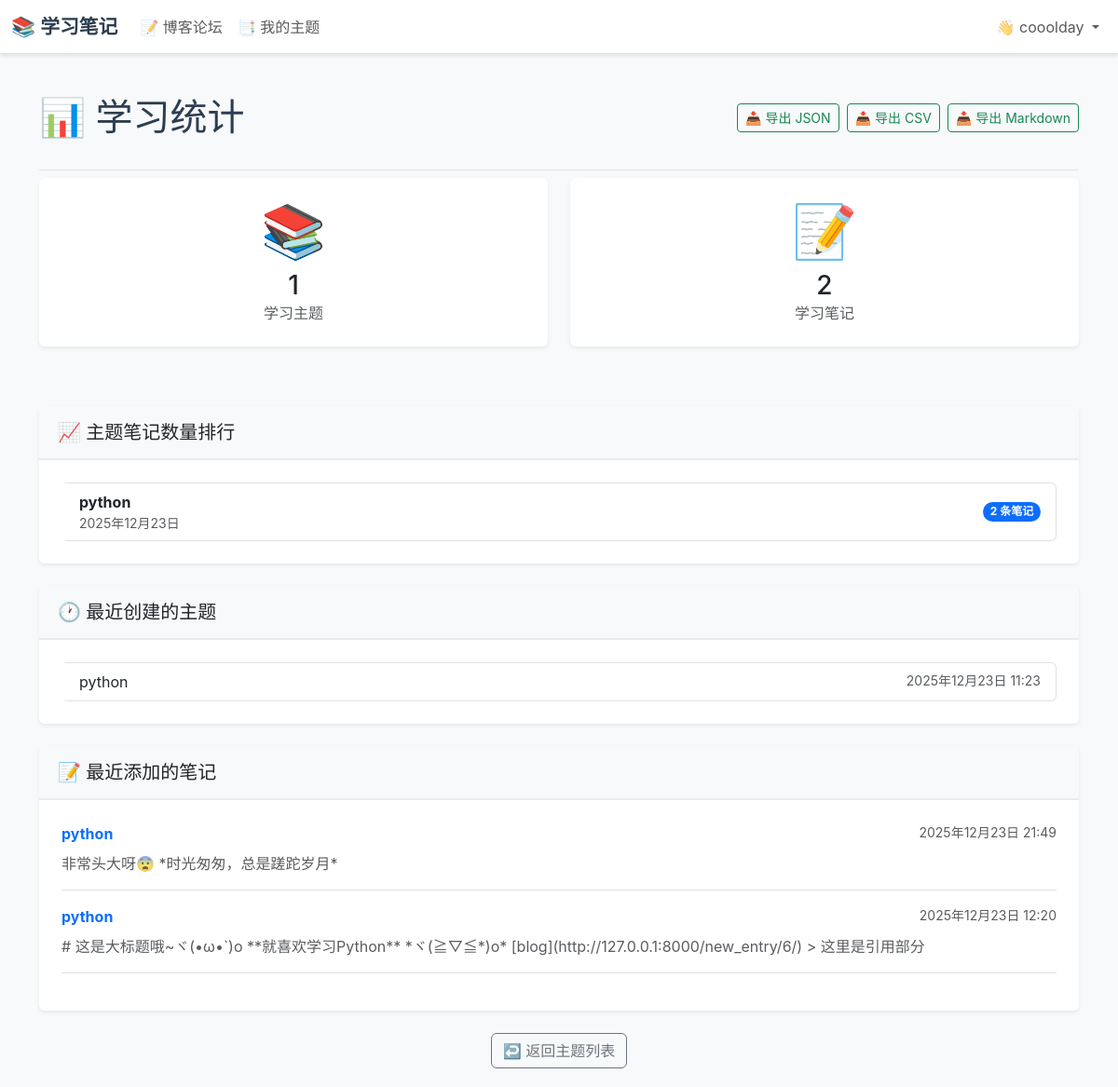
Screenshot of /statistics/ (signed in) with the database file from the repository.
### learning_logs/models.py (models this page shows, shortened)
class Topic(models.Model):
    COLOR_CHOICES = [
        ('primary', '蓝色'),
        ('success', '绿色'),
        ('warning', '黄色'),
        ('danger', '红色'),
        ('info', '青色'),
        ('secondary', '灰色'),
        ('dark', '深色'),
    ]
    text = models.CharField(
        max_length=200,
        verbose_name='主题名称',
        help_text='请输入学习主题的名称（最多200个字符）'
    )
    date_added = models.DateTimeField(
        auto_now_add=True,
        verbose_name='创建时间',
        help_text='主题创建的时间'
    )
    owner = models.ForeignKey(
        User,
        on_delete=models.CASCADE,
        verbose_name='所有者',
        help_text='拥有此主题的用户'
    )
    color = models.CharField(
        max_length=20,
        choices=COLOR_CHOICES,
        default='primary',
        verbose_name='主题颜色',
        help_text='选择主题的显示颜色'
    )
    icon = models.CharField(
        max_length=50,
        default='📌',
        verbose_name='主题图标',
        help_text='为主题选择一个图标（emoji）'
    )
    cover_image_url = models.URLField(
        max_length=300,
        blank=True,
        verbose_name='主题封面图片链接',
        help_text='可选，粘贴一张图片的网络地址作为封面（例如来自图床或 Unsplash）'
    )
    class Meta:
        verbose_name = '主题'
        verbose_name_plural = '主题'
        ordering = ['-date_added']
        indexes = [
            models.Index(fields=['owner', '-date_added'], name='topic_owner_date_idx'),
            models.Index(fields=['text'], name='topic_text_idx'),
        ]

class Entry(models.Model):
    topic = models.ForeignKey(
        Topic,
        on_delete=models.CASCADE,
        verbose_name='所属主题',
        help_text='此笔记所属的学习主题'
    )
    text = models.TextField(
        verbose_name='笔记内容',
        help_text='记录你在这个主题上学到的知识（支持 Markdown 格式）'
    )
    date_added = models.DateTimeField(
        auto_now_add=True,
        verbose_name='创建时间',
        help_text='笔记创建的时间'
    )
    tags = models.CharField(
        max_length=200,
        blank=True,
        verbose_name='标签',
        help_text='用逗号分隔的标签（例如：重要,总结,问题）'
    )
    is_markdown = models.BooleanField(
        default=True,
        verbose_name='使用 Markdown',
        help_text='是否使用 Markdown 格式渲染'
    )
    is_public = models.BooleanField(
        default=False,
        verbose_name='公开/私密',
        help_text='选择"公开"后，此笔记将发布到博客论坛，所有人可以查看和评论；选择"私密"则仅自己可见'
    )
    comments = GenericRelation(
        'blogs.Comment',
        related_query_name='entry',
        verbose_name='评论',
    )
    class Meta:
        verbose_name = '笔记'
        verbose_name_plural = '笔记'
        ordering = ['-date_added']
        indexes = [
            models.Index(fields=['topic', '-date_added'], name='entry_topic_date_idx'),
        ]

### learning_logs/views.py (the view)
# urls.py: path('statistics/', views.statistics, name='statistics'),
@login_required
def statistics(request):
    from django.core.cache import cache
    from django.conf import settings
    cache_key = f'user_stats_{request.user.id}'
    cached_data = cache.get(cache_key)
    if cached_data and not settings.DEBUG:  # 开发环境不使用缓存以便调试
        return render(request, 'learning_logs/statistics.html', cached_data)
    try:
        topics_count = Topic.objects.filter(owner=request.user).count()
        entries_count = Entry.objects.filter(topic__owner=request.user).count()
        recent_topics = Topic.objects.filter(owner=request.user).select_related('owner').order_by('-date_added')[:5]
        recent_entries = Entry.objects.filter(
            topic__owner=request.user
        ).select_related('topic', 'topic__owner').order_by('-date_added')[:10]
        topic_stats = Topic.objects.filter(owner=request.user).select_related('owner').annotate(
            entry_count=Count('entry')
        ).order_by('-entry_count')[:10]
        context = {
            'topics_count': topics_count,
            'entries_count': entries_count,
            'recent_topics': recent_topics,
            'recent_entries': recent_entries,
            'topic_stats': topic_stats,
        }
        if not settings.DEBUG:
            cache.set(cache_key, context, 300)
        return render(request, 'learning_logs/statistics.html', context)
    except Exception as e:
        messages.error(request, f'❌ 加载统计数据时出错：{str(e)}')
        return redirect('learning_logs:topics')

### learning_logs/templates/learning_logs/statistics.html
{% extends 'learning_logs/base.html' %}
{% block page_header %}
  <div class="d-flex justify-content-between align-items-center mb-4">
    <h1 class="mb-0" style="color: #2c3e50;">
      📊 学习统计
    </h1>
    <div class="d-flex gap-2">
      <a href="{% url 'learning_logs:export_data' 'json' %}"
         class="btn btn-outline-success btn-sm">
        📥 导出 JSON
      </a>
      <a href="{% url 'learning_logs:export_data' 'csv' %}"
         class="btn btn-outline-success btn-sm">
        📥 导出 CSV
      </a>
      <a href="{% url 'learning_logs:export_data' 'markdown' %}"
         class="btn btn-outline-success btn-sm">
        📥 导出 Markdown
      </a>
    </div>
  </div>
{% endblock page_header %}
{% block content %}
  <div class="row mb-4">
    <div class="col-md-6 mb-3">
      <div class="card shadow-sm border-0">
        <div class="card-body text-center">
          <h2 class="display-4 mb-2">📚</h2>
          <h3 class="mb-0">{{ topics_count }}</h3>
          <p class="text-muted mb-0">学习主题</p>
        </div>
      </div>
    </div>
    <div class="col-md-6 mb-3">
      <div class="card shadow-sm border-0">
        <div class="card-body text-center">
          <h2 class="display-4 mb-2">📝</h2>
          <h3 class="mb-0">{{ entries_count }}</h3>
          <p class="text-muted mb-0">学习笔记</p>
        </div>
      </div>
    </div>
  </div>
  {% if topic_stats %}
    <div class="card shadow-sm border-0 mb-4">
      <div class="card-header bg-light">
        <h5 class="mb-0">📈 主题笔记数量排行</h5>
      </div>
      <div class="card-body">
        <div class="list-group">
          {% for topic_stat in topic_stats %}
            <div class="list-group-item d-flex justify-content-between align-items-center">
              <div>
                <strong>{{ topic_stat.text }}</strong>
                <small class="text-muted d-block">{{ topic_stat.date_added|date:'Y年m月d日' }}</small>
              </div>
              <span class="badge bg-primary rounded-pill">{{ topic_stat.entry_count }} 条笔记</span>
            </div>
          {% endfor %}
        </div>
      </div>
    </div>
  {% endif %}
  {% if recent_topics %}
    <div class="card shadow-sm border-0 mb-4">
      <div class="card-header bg-light">
        <h5 class="mb-0">🕐 最近创建的主题</h5>
      </div>
      <div class="card-body">
        <div class="list-group">
          {% for topic in recent_topics %}
            <a href="{% url 'learning_logs:topic' topic.id %}"
               class="list-group-item list-group-item-action">
              <div class="d-flex justify-content-between">
                <span>{{ topic.text }}</span>
                <small class="text-muted">{{ topic.date_added|date:'Y年m月d日 H:i' }}</small>
              </div>
            </a>
          {% endfor %}
        </div>
      </div>
    </div>
  {% endif %}
  {% if recent_entries %}
    <div class="card shadow-sm border-0 mb-4">
      <div class="card-header bg-light">
        <h5 class="mb-0">📝 最近添加的笔记</h5>
      </div>
      <div class="card-body">
        {% for entry in recent_entries %}
          <div class="border-bottom pb-3 mb-3">
            <div class="d-flex justify-content-between mb-2">
              <strong>
                <a href="{% url 'learning_logs:topic' entry.topic.id %}" class="text-decoration-none">
                  {{ entry.topic.text }}
                </a>
              </strong>
              <small class="text-muted">{{ entry.date_added|date:'Y年m月d日 H:i' }}</small>
            </div>
            <p class="text-muted mb-0">{{ entry.text|truncatewords:30 }}</p>
          </div>
        {% endfor %}
      </div>
    </div>
  {% endif %}
  <div class="text-center">
    <a href="{% url 'learning_logs:topics' %}" class="btn btn-outline-secondary">
      ↩️ 返回主题列表
    </a>
  </div>
{% endblock content %}

### learning_logs/templates/learning_logs/base.html (shortened to what this page needs)
<!doctype html>
<html lang="zh-CN">
<head>
  {% load django_bootstrap5 %}
  {% load static %}
  {% if DEBUG %}
  {% bootstrap_css %}
  {% else %}
    <link href="https://cdn.jsdelivr.net/npm/bootstrap@5.3.0/dist/css/bootstrap.min.css" rel="stylesheet">
  {% endif %}
  <link rel="stylesheet" href="{% static 'css/custom.css' %}">
  <link rel="stylesheet" href="https://cdn.jsdelivr.net/npm/easymde/dist/easymde.min.css">
  <link rel="stylesheet" href="https://cdn.jsdelivr.net/npm/highlight.js@11.9.0/styles/github-dark.min.css">
</head>
<body>
  <nav class="navbar navbar-expand-md navbar-light bg-white mb-4 border-bottom">
    <div class="container-fluid">
      <a class="navbar-brand" href="{% url 'blogs:index' %}">
          📚 学习笔记</a>
      <div class="collapse navbar-collapse" id="navbarCollapse">
        <ul class="navbar-nav me-auto mb-2 mb-md-0">
          <li class="nav-item">
            <a class="nav-link" href="{% url 'blogs:index' %}">
              📝 博客论坛</a></li>
          {% if user.is_authenticated %}
            <li class="nav-item">
              <a class="nav-link" href="{% url 'learning_logs:topics' %}">
                📑 我的主题</a></li>
          {% endif %}
        </ul>
        <ul class="navbar-nav ms-auto mb-2 mb-md-0">
          {% if user.is_authenticated %}
            <li class="nav-item dropdown">
              <a class="nav-link dropdown-toggle" href="#" id="userDropdown" role="button" data-bs-toggle="dropdown" aria-expanded="false">
                👋 {{ user.username }}
              </a>
            </li>
          {% endif %}
        </ul>
      </div>
    </div>
  </nav>
  <main class="container">
    <div class="pb-2 mb-2 border-bottom">
      {% block page_header %}{% endblock page_header %}
    </div>
    <div>
      {% block content %}{% endblock content %}
    </div>
  </main>
</body>
</html>

### static/css/custom.css (style rules this page uses)
body { font-family: -apple-system, BlinkMacSystemFont, "Segoe UI", "Microsoft YaHei", "微软雅黑", "PingFang SC", "Hiragino Sans GB", sans-serif; background-color: #f8f9fa; min-height: 100vh; display: flex; flex-direction: column; }
.navbar { box-shadow: 0 2px 4px rgba(0, 0, 0, 0.1); background-color: #ffffff !important; }
.navbar-brand { font-weight: 600; font-size: 1.3rem; color: #2c3e50 !important; transition: color 0.3s ease; }
.nav-link { transition: color 0.3s ease; }
main { max-width: 900px; margin: 0 auto; padding: 20px; flex: 1; }
.card { border: none; box-shadow: 0 2px 8px rgba(0, 0, 0, 0.08); transition: all 0.3s ease; margin-bottom: 1.5rem; }
.card-header { background-color: #f8f9fa; border-bottom: 2px solid #e9ecef; font-weight: 500; padding: 1rem 1.25rem; }
.card-body { padding: 1.5rem; }
.btn-outline-secondary { transition: all 0.3s ease; }
.list-group-item { transition: all 0.3s ease; border-left: 3px solid transparent; }
.list-group-item-action { text-decoration: none; }

### rows the page displays
Topic: text "python", date_added "2025年12月23日", entry_count "2", date_added "2025年12月23日 11:23"
Entry: topic.text "python", date_added "2025年12月23日 21:49", text "非常头大呀😨 *时光匆匆，总是蹉跎岁月*"
Entry: topic.text "python", date_added "2025年12月23日 12:20", text "# 这是大标题哦~ヾ(•ω•`)o **就喜欢学习Python** *ヾ(≧▽≦*)o* [blog](http://127.0.0.1:8000/new_entry/6/) > 这里是引用部分"

### other values shown
{{ user.username }} "cooolday"
{{ topics_count }} "1"
{{ entries_count }} "2"
